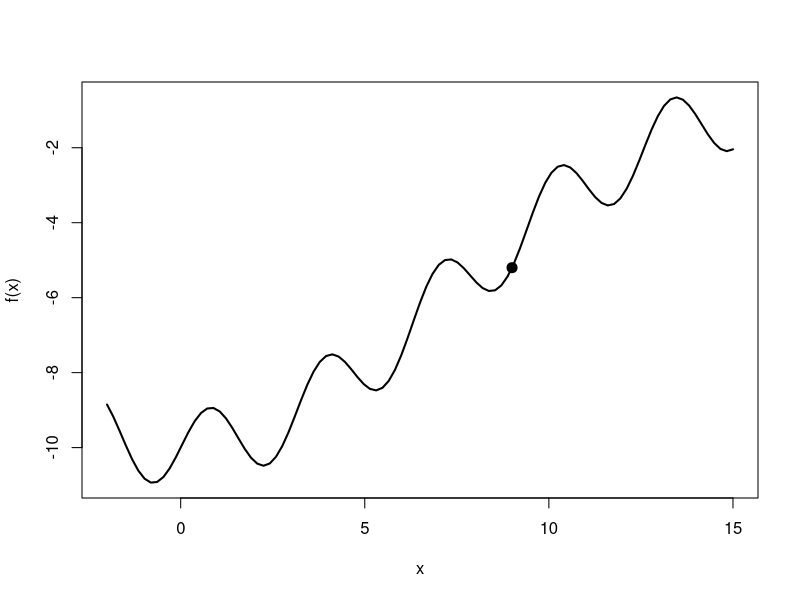
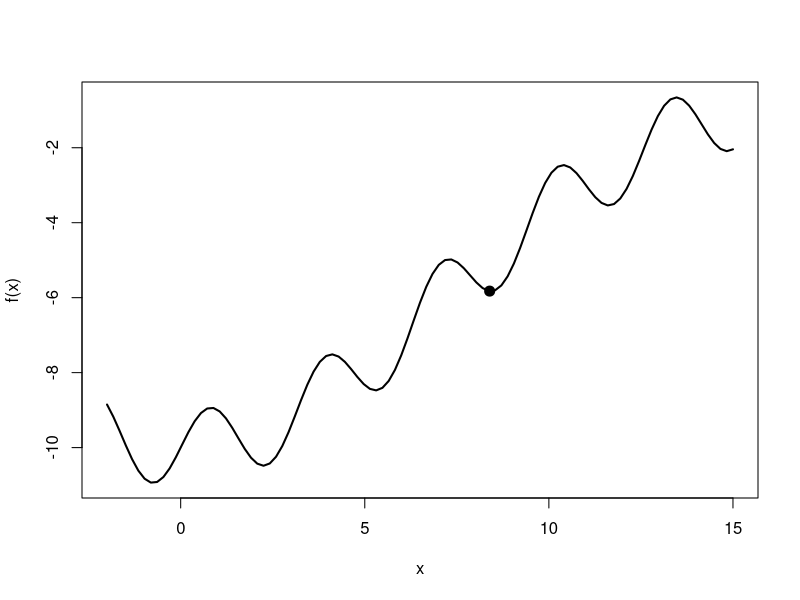
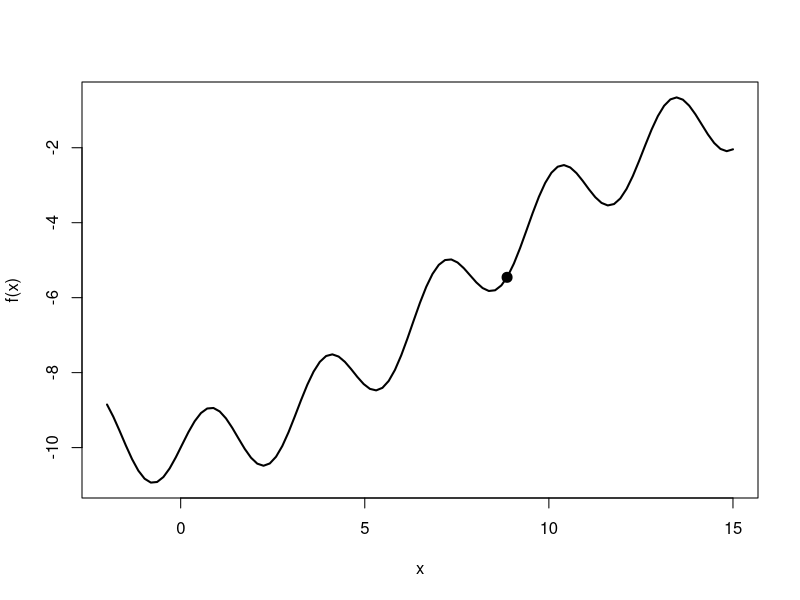
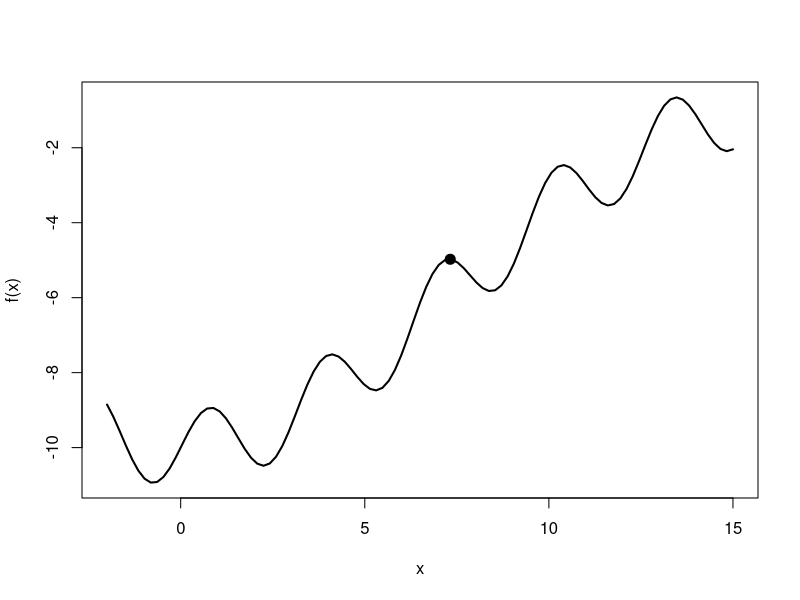
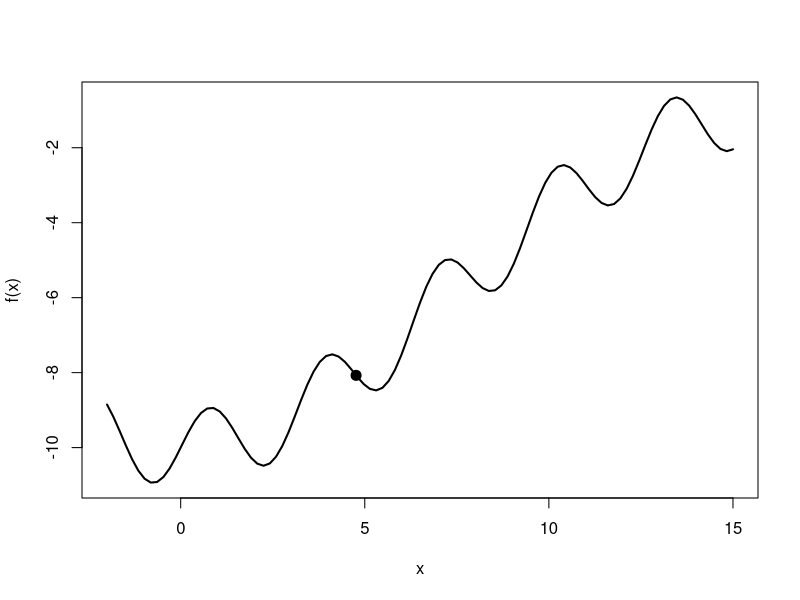
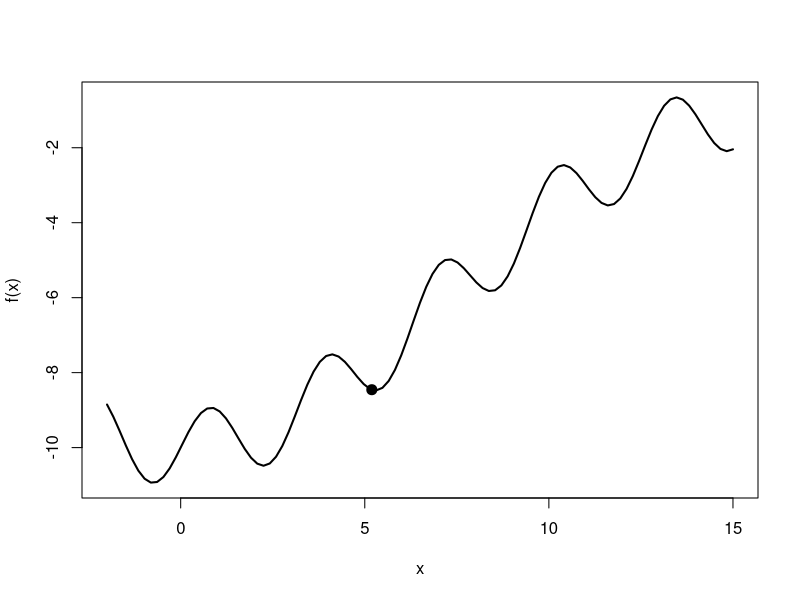
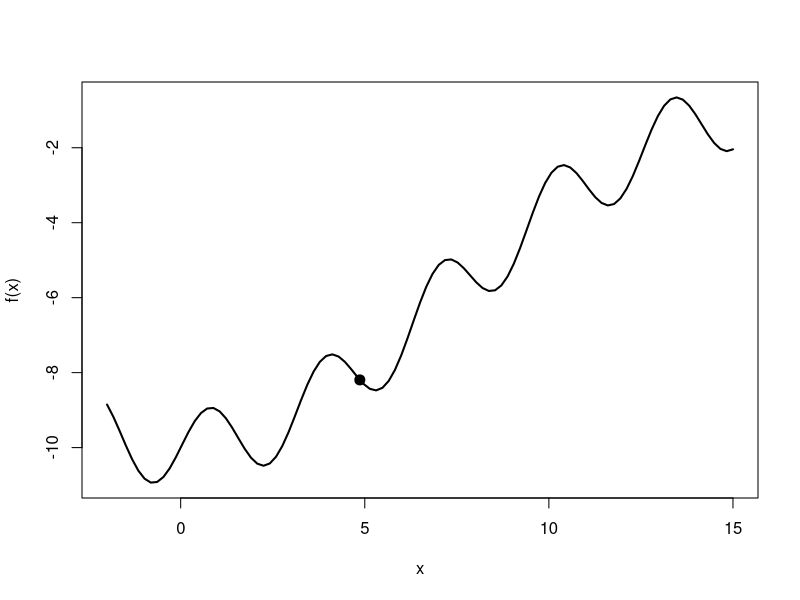
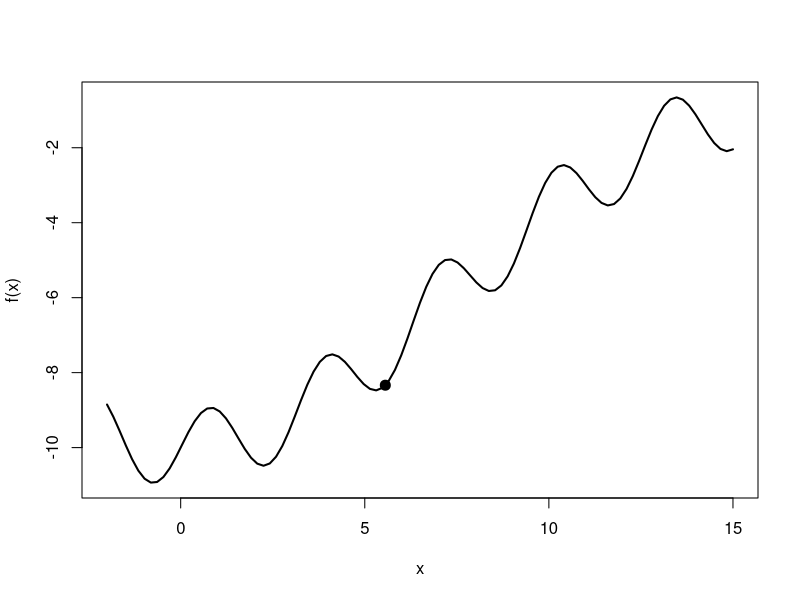

The R script that drew these images, in order: (Note: a time limit stopped this script after it produced the figures.)


f = function(x) -10*exp(-0.01*x^2) + sin(2*x)
g = function(x) {
  y = f(x)
  curve(f, -2 , 15, lwd = 2)
  points(x, y, cex = 2, pch = 20)
  Sys.sleep(0.3)
  return(y)
}

par = 9
optim(par, g, method = "SA")
